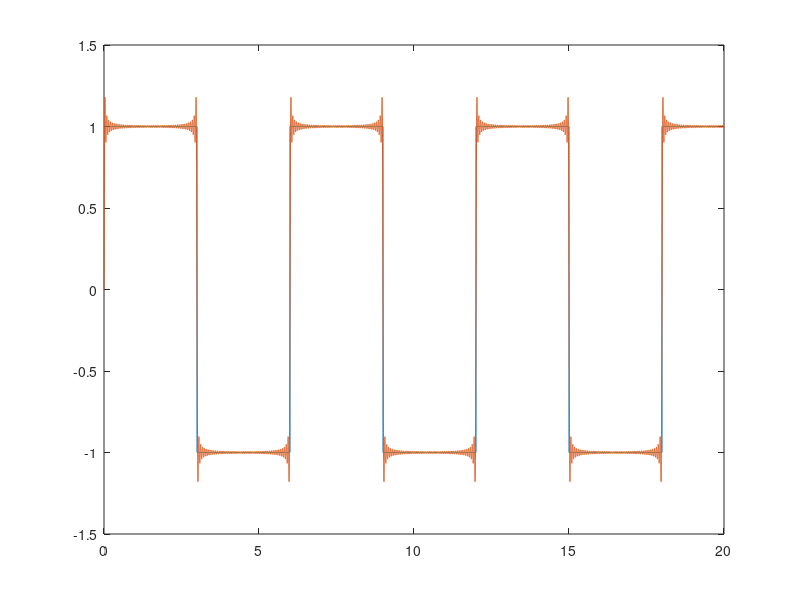

Here is the MATLAB script that generated this plot:
clear;
clc;

t = linspace(0,20,1e5);
x = square(pi*t/3);
xsum = zeros(size(t));
%1:2:100
for n = 1:2:100
    A = (2/(n*pi)) * exp(-j*pi/2);
    w = (pi/3) * n;
    xsum = xsum + (2*abs(A)*cos(w*t + angle(A)));
    
end

figure(1);clf;
plot(t,x,t,xsum);
axis([0 20 -1.5 1.5]);